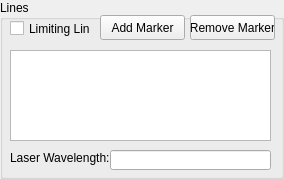
         <widget class="QGroupBox" name="groupBox_vertLines">
          <property name="sizePolicy">
           <sizepolicy hsizetype="Minimum" vsizetype="Fixed">
            <horstretch>0</horstretch>
            <verstretch>0</verstretch>
           </sizepolicy>
          </property>
          <property name="minimumSize">
           <size>
            <width>0</width>
            <height>175</height>
           </size>
          </property>
          <property name="title">
           <string>Lines</string>
          </property>
          <widget class="QCheckBox" name="checkBox_vertLines">
           <property name="geometry">
            <rect>
             <x>10</x>
             <y>20</y>
             <width>81</width>
             <height>17</height>
            </rect>
           </property>
           <property name="text">
            <string>Limiting Lines</string>
           </property>
          </widget>
          <widget class="QPushButton" name="pushButton_Add_Marker">
           <property name="geometry">
            <rect>
             <x>100</x>
             <y>15</y>
             <width>85</width>
             <height>25</height>
            </rect>
           </property>
           <property name="sizePolicy">
            <sizepolicy hsizetype="Minimum" vsizetype="Fixed">
             <horstretch>1</horstretch>
             <verstretch>1</verstretch>
            </sizepolicy>
           </property>
           <property name="minimumSize">
            <size>
             <width>0</width>
             <height>25</height>
            </size>
           </property>
           <property name="text">
            <string>Add Marker</string>
           </property>
          </widget>
          <widget class="QPushButton" name="pushButton_Remove_Marker">
           <property name="geometry">
            <rect>
             <x>190</x>
             <y>15</y>
             <width>85</width>
             <height>25</height>
            </rect>
           </property>
           <property name="sizePolicy">
            <sizepolicy hsizetype="Minimum" vsizetype="Fixed">
             <horstretch>1</horstretch>
             <verstretch>1</verstretch>
            </sizepolicy>
           </property>
           <property name="minimumSize">
            <size>
             <width>0</width>
             <height>25</height>
            </size>
           </property>
           <property name="text">
            <string>Remove Marker</string>
           </property>
          </widget>
          <widget class="QTableWidget" name="confLineList">
           <property name="geometry">
            <rect>
             <x>10</x>
             <y>50</y>
             <width>261</width>
             <height>91</height>
            </rect>
           </property>
           <property name="sizePolicy">
            <sizepolicy hsizetype="Expanding" vsizetype="Fixed">
             <horstretch>0</horstretch>
             <verstretch>0</verstretch>
            </sizepolicy>
           </property>
           <property name="maximumSize">
            <size>
             <width>16777215</width>
             <height>200</height>
            </size>
           </property>
          </widget>
          <widget class="QLabel" name="label_31">
           <property name="geometry">
            <rect>
             <x>10</x>
             <y>150</y>
             <width>101</width>
             <height>16</height>
            </rect>
           </property>
           <property name="text">
            <string>Laser Wavelength:</string>
           </property>
          </widget>
          <widget class="QLineEdit" name="laserWavelengthLine">
           <property name="geometry">
            <rect>
             <x>110</x>
             <y>150</y>
             <width>161</width>
             <height>20</height>
            </rect>
           </property>
          </widget>
         </widget>
